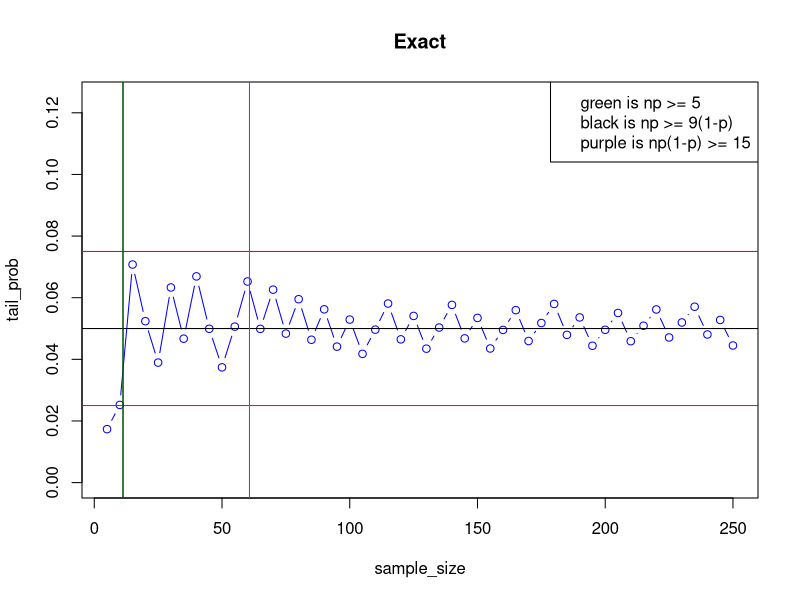

This chart was generated by the following R code:
# Predict 401 Data Analysis Project #2
# Problems drawn from Analyzing the Databases in Black chpts 4,5,6,7

#----------------------------------------------------------------------------
# Part 1
# Appendix A
#----------------------------------------------------------------------------

hospital <- read.csv("Hospital.csv")
str(hospital)

# Page 15 of Black has a hospital data dictionary.
# Chapter 4 page 140 problem 2.

# To generate table with margins, it is necessary to convert the variables to factors.
# In this case, it is equivalent to generating nominal variables for table construction.
control <- factor(hospital$Control)
region <- factor(hospital$Geog..Region)
control_region <- table(control, region)

# Check the structure and print out the table.
str(control_region)
control_region

# Add marginal totals and rename for simplicity.  Print the table.
# The table frequencies can be indexed by row and column.
m_c_r <- addmargins(control_region)
m_c_r

# Use of labeling with factors.
control <- factor(hospital$Control, labels = c("G_NFed","NG_NP","Profit","F_GOV"))
region <- factor(hospital$Geog..Region, labels = c("So","NE","MW",'SW',"RM","CA","NW"))
control_region <- table(control, region)
addmargins(control_region)

hospital$control1 <- factor(hospital$Control, labels = c("G_NFed","NG_NP","Profit","F_GOV"))
hospital$region1 <- factor(hospital$Geog..Region, labels = c("So","NE","MW",'SW',"RM","CA","NW"))
n <- length(hospital$control1)

# The following calculations are for problem 2.

# Probability hospital is in Midwest if for-profit?
m_c_r[3,3]/m_c_r[3,8]
fp <- sum(hospital$control1=='Profit')
mw_fp <- sum((hospital$control1=='Profit') * (hospital$region1=="MW"))
mw_fp/fp

# Probability hospital is government federal if in the South?

m_c_r[4,1]/m_c_r[5,1]
fg_so <- sum((hospital$control1=="F_GOV")*(hospital$region1=="So"))
south <- sum(hospital$region1=="So")
fg_so/south
# Probability Rocky Mountain or NP Government?
(m_c_r[5,3]+m_c_r[2,8]-m_c_r[2,3])/m_c_r[5,8]
rm <- sum(hospital$region1=="RM") 
np_gov <- sum(hospital$control1=="NG_NP")

rm_and_np_gov <- sum((hospital$control1=="NG_NP") * (hospital$region1=="RM"))
((rm+np_gov)-rm_and_np_gov)/200

# Probability for-profit in California?
m_c_r[3,6]/m_c_r[5,8]

# Extra problem:  Probability Control=2 but not Region 2 or 3?
x <- (m_c_r[2,8]-m_c_r[2,2]-m_c_r[2,3])/m_c_r[5,8]

sum(hospital$Control==2 * (!(hospital$Geog..Region==2)+(hospital$Geog..Region==3)))/n
c2 <- sum(hospital$Control==2)
not_r2_or_r2 <- sum(!((hospital$Geog..Region==2)+(hospital$Geog..Region==3)))

sum(hospital$Control==2 * !((hospital$Geog..Region==2)+(hospital$Geog..Region==3)))/n
# Chapter 5 page 180 problem 2----------------------------

# Breakdown of hospitals by service: general hospital=1, psychiatric=2.
# Create a factor out of Service and form a table.
service <- factor(hospital$Service, labels = c("medical", "psychiatric"))
service <- table(service)
addmargins(service)

medical <- sum(hospital$Service==1)
psych <- sum(hospital$Service==2)

x <- 9 # chance of getting 9 psyc hostpitals
m <- 32 # 32 total psych hospitals
n <- 168 # number of general hospitals
k <- 16 # sample 16 WITHOUT replacement

dhyper(x,m,n,k)

for_profit <- sum(hospital$Control==3)
p <- for_profit/200
dbinom(10,30,p)


# Chapter 6  page 220 problem 3---------------------------

avg_admits <- 50 # in a 12 hour day
# what is lambda per hour?
lambda <- 50/12
lambda
inter_arrival <- 1/lambda
inter_arrival
# probability of waiting 30 or min
# 1 = 1 hour. .5 = 30 min
# pexp the probability of less than the rate
1-pexp(.5,lambda)

# less then 10 min
pexp(.16667, lambda)


# Chapter 7  page 254 problem 3---------------------------
# sample proportions
#
# x <- items of interest in sample
# n <- total items in sample
#
# p <- x/n
# standard error or proportions
# sqrt((p_hat - p)/n)
#
# z <- (p_hat - p)/sqrt((p*q)/n)
# q = 1-p
#

p <- sum(hospital$Control==2)/200
q <- 1-p

p_hat <- .45
n <- 500
z <- (p_hat - p)/sqrt((p*q)/n)
z
1-pnorm(z)
##########################
p <- sum(hospital$Control==2)/200
q <- 1-p

p_hat <- .40
n <- 100
z <- (p_hat - p)/sqrt((p*q)/n)
z
pnorm(z)



# Exact binomial probability
# .45*500 = 225

1-pbinom(225,500,.43)
pbinom(39,100,.43)

# Normal approximation with continuity correction.

# Second problem

#--------------------------------------------------------------------------
# Part 4
# Appendix B
#--------------------------------------------------------------------------
# Evaluation of sample size selection rules. 
# Exact probability calculation.

p <- 4/9  #This is where different probabilities may be substituted.
sample_size <- numeric(0)
tail_prob <- numeric(0)

for (i in 1:50)   # Changes to 80 can lengthen or shorten the x-axis.
{N <- i*5         # Steps of 5 are being used.
 Np <- N*p
  sample_size[i] <- N
  x <- Np+ 1.644854*sqrt((N*p*(1-p)))
  tail_prob[i] <- pbinom(x, size = N, prob = p, lower.tail = FALSE, log.p = FALSE)}


N_size1 <- 5/p
N_size2 <- 9.0*(1-p)/p
N_size3 <- 15/(p*(1-p))
N_size1
N_size2
N_size3

plot(sample_size, tail_prob, type = "b", col = "blue", ylim = c(0, 0.125),
     main = "Exact")
abline(h = 0.05)
abline(h = c(0.025, 0.075), col = "red")
abline(v = N_size1, col = "green")
abline(v = N_size2, col = "black")
abline(v = N_size3, col = "purple")
legend("topright", legend=c("green is np >= 5","black is np >= 9(1-p)", "purple is np(1-p) >= 15"))

